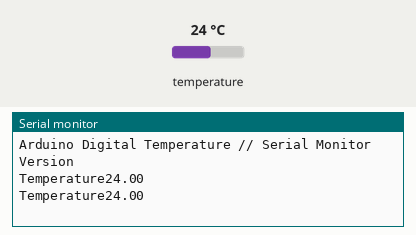
This sketch was run on a simulated Arduino Uno, built with avr-gcc and run on an emulated ATmega328P. Parts: the last lines printed to the serial monitor. The inputs (shaded band) are chosen by the test bench; at power-on: temperature 24 °C.

Above: at 3.3 s.
3.4 s: temperature set to 12 °C
At 4.8 s:
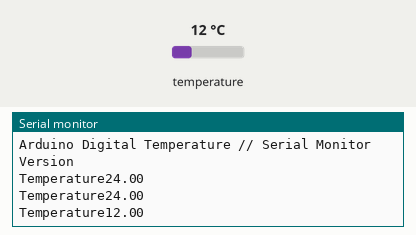
5.9 s: temperature set to 19 °C
At 7.3 s:
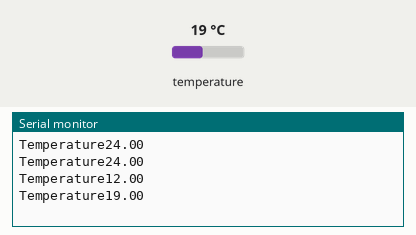
Timing chart, 0 to 8.9 s (numbered marks = the images above; inputs shaded):
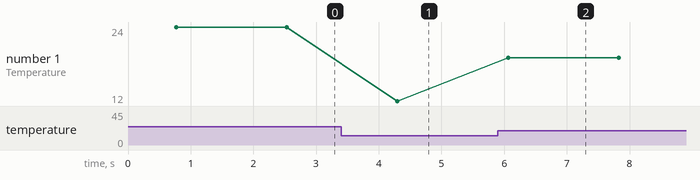

The sketch:

test_ds18b20.ino
```cpp
//Include libraries
#include <OneWire.h>
#include <DallasTemperature.h>

// Data wire is plugged into pin 2 on the Arduino
#define ONE_WIRE_BUS 2
// Setup a oneWire instance to communicate with any OneWire devices (not just Maxim/Dallas temperature ICs)
OneWire oneWire(ONE_WIRE_BUS);
// Pass our oneWire reference to Dallas Temperature.
DallasTemperature sensors(&oneWire);

void setup(void)
{
 Serial.begin(115200); //Begin serial communication
 Serial.println("Arduino Digital Temperature // Serial Monitor Version"); //Print a message
 sensors.begin();
}

void loop(void)
{
 // Send the command to get temperatures
 sensors.requestTemperatures();
 Serial.print("Temperature");
 Serial.println(sensors.getTempCByIndex(0)); // Why "byIndex"? You can have more than one IC on the same bus. 0 refers to the first IC on the wire
 //Update value every 1 sec.
 delay(1000);
}
```

Measured:
- after the input at 3.4 s, the serial monitor: prints a new line after 0.90 s (image 1)
- after the input at 5.9 s, the serial monitor: prints a new line after 0.16 s (image 2)
- plotted number 1: 24 → 12 after the input at 3.4 s, 12 → 19 after the input at 5.9 s
